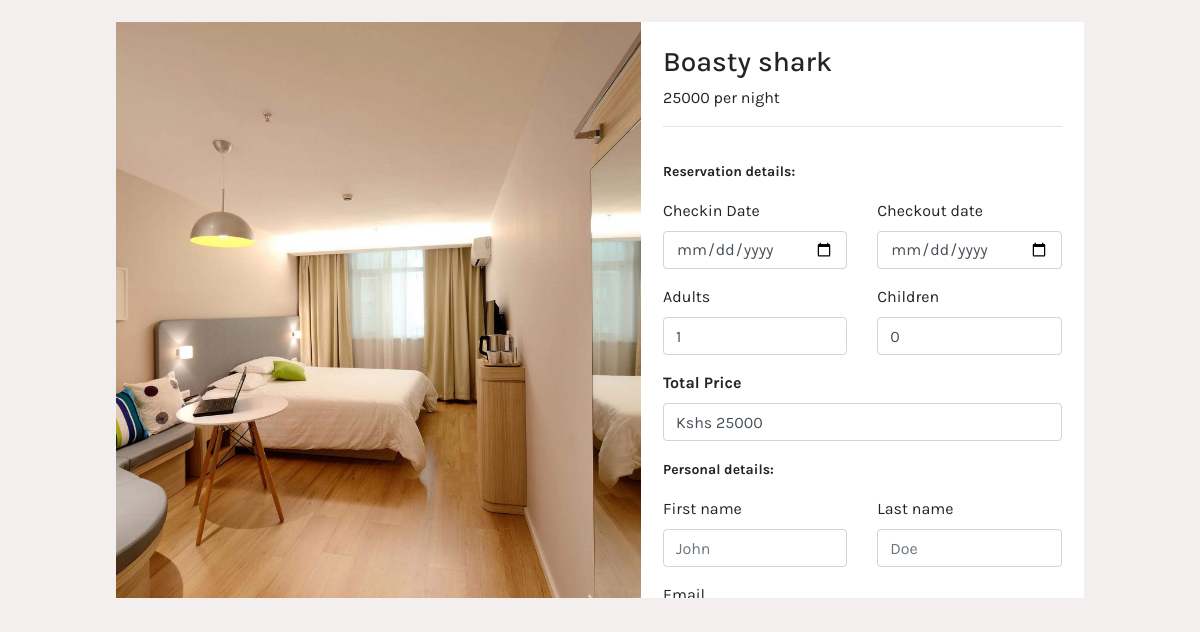
The page /reservation/book.php?rid=18 on the database its author committed.
### tables this page shows
CREATE TABLE `rooms` (
  `roomid` int(11) NOT NULL,
  `name` varchar(55) DEFAULT NULL,
  `number` varchar(55) NOT NULL,
  `category` int(11) NOT NULL,
  `capacity` int(11) NOT NULL,
  `image` varchar(255) NOT NULL,
  `isReserved` tinyint(1) NOT NULL DEFAULT 0,
  `isBooked` tinyint(1) NOT NULL DEFAULT 0,
  `created_on` date NOT NULL DEFAULT current_timestamp()
);

CREATE TABLE `categories` (
  `id` int(11) NOT NULL,
  `description` varchar(55) NOT NULL,
  `label` char(5) NOT NULL,
  `capacity` int(11) NOT NULL,
  `price` int(11) NOT NULL
);

### reservation/book.php (the view, shortened to what this page needs)
<?php
  function getRoom($id) {
      $pdo = establishCONN();
      $stmt = $pdo->prepare("SELECT roomid, rooms.name, rooms.image, categories.id AS cid, categories.description AS category, categories.price FROM rooms LEFT JOIN categories ON rooms.category = categories.id WHERE roomid = :id");
      $stmt->bindValue(":id", $id);
      $stmt->execute();
      return $stmt->fetchAll(PDO::FETCH_ASSOC);
  }
?>
<!doctype html>
<html lang="en">
  <head>
    <link rel="stylesheet" href="https://cdn.jsdelivr.net/npm/bootstrap@4.6.2/dist/css/bootstrap.min.css">
    <link rel="stylesheet" href="style.css">
  </head>
  <body>
    <section class="booking">
        <?php $room = getRoom($_GET["rid"])[0]; ?>
        <div class="booking-cont">
          <div class="booking-ill">
            <img src="..<?php echo $room["image"]; ?>" alt="">
          </div>
          <div class="booking-details">
            <div class="booking-meta">
              <h3><?php echo $room["name"]; ?></h3>
              <p id="suite-price"><?php echo $room["price"] ?> per night</p>
              <hr>
            </div>
            <form action="handleBooking.php?rid=<?php echo $room["roomid"] ?>" class="book-form" method="POST">
            <p><small><b>Reservation details:</b></small></p>
              <div class="row">
                  <div class="col">
                      <div class="form-group">
                          <label for="adults">Checkin Date</label>
                          <input type="date" class="form-control dates" name="checkin" id="checkindate" min="<?php echo date('Y-m-d'); ?>">
                      </div>
                  </div>
                  <div class="col">
                      <div class="form-group">
                          <label for="children">Checkout date</label>
                          <input type="date" class="form-control dates" name="checkout" id="checkoutdate" onclick="setCheckoutMinDate()">
                      </div>
                  </div>
              </div>
              <div class="row">
                <div class="col">
                  <div class="form-group">
                    <label for="exampleInputEmail1">Adults</label>
                    <input type="number" class="form-control" name="adults" min="1" max="25" value="1">
                  </div>
                </div>
                <div class="col">
                  <div class="form-group">
                    <label for="exampleInputEmail1">Children</label>
                    <input type="number" class="form-control" name="children" min="0" max="25" value="0">
                  </div>
                </div>
              </div>
              <div class="form-group">
                <label for="exampleInputEmail1"><strong>Total Price</strong></label>
                <input type="text" class="form-control total-price" name="price" value="Kshs <?php echo $room["price"]; ?>">
              </div>
              <p><small><b>Personal details:</b></small></p>
              <?php if(isset($_SESSION["HM_uid"])) {?>
                <div class="row">
                  <div class="col">
                      <div class="form-group">
                          <label for="exampleInputEmail1">First name</label>
                          <input type="text" class="form-control" name="fname" aria-describedby="emailHelp" placeholder="John" value="<?php echo $_SESSION["HM_ufname"]; ?>">
                      </div>
                  </div>
                  <div class="col">
                      <div class="form-group">
                          <label for="exampleInputEmail1">Last name</label>
                          <input type="text" class="form-control" name="lname" aria-describedby="emailHelp" placeholder="Doe" value="<?php echo $_SESSION["HM_ulname"]; ?>">
                      </div>
                  </div>
                </div>
                <div class="form-group">
                  <label for="exampleInputEmail1">Email</label>
                  <input type="email" class="form-control" name="email" aria-describedby="emailHelp" placeholder="email@domain.com" value="<?php echo $_SESSION["HM_uemail"]; ?>">
                </div>
              <?php } else {?>
                <div class="row">
                  <div class="col">
                      <div class="form-group">
                          <label for="exampleInputEmail1">First name</label>
                          <input type="text" required class="form-control" name="fname" aria-describedby="emailHelp" placeholder="John">
                      </div>
                  </div>
                  <div class="col">
                      <div class="form-group">
                          <label for="exampleInputEmail1">Last name</label>
                          <input type="text" required class="form-control" name="lname" aria-describedby="emailHelp" placeholder="Doe">
                      </div>
                    </div>
                </div>
                <div class="form-group">
                  <label for="exampleInputEmail1">Email</label>
                </div>
              <?php } ?>
            </form>
          </div>
        </div>
    </section>
  </body>
</html>

### reservation/style.css (style rules this page uses)
* { margin: 0; padding: 0; }
body { font-family: 'Karla', sans-serif; }
.booking { padding: 1.4rem; background-color: #f3efef; height: 100vh; }
.booking-cont { max-width: 968px; margin: 0 auto; display: flex; height: 36rem; background-color: #fff; }
.booking-cont img { width: 100%; height: 100%; object-fit: cover; object-position: center; }
.booking-details { overflow-y: auto; background-color: #fff; }
.booking-meta, .book-form { padding: 1.4rem; }
.booking-meta { background-color: #fff; position: sticky; top: 0; z-index: 1; padding-bottom: 0; }
.book-form { padding-top: 1rem; }

### rows shown on the page
rooms: image (picture), name "Boasty shark", category.price "25000", price "Kshs 25000"
